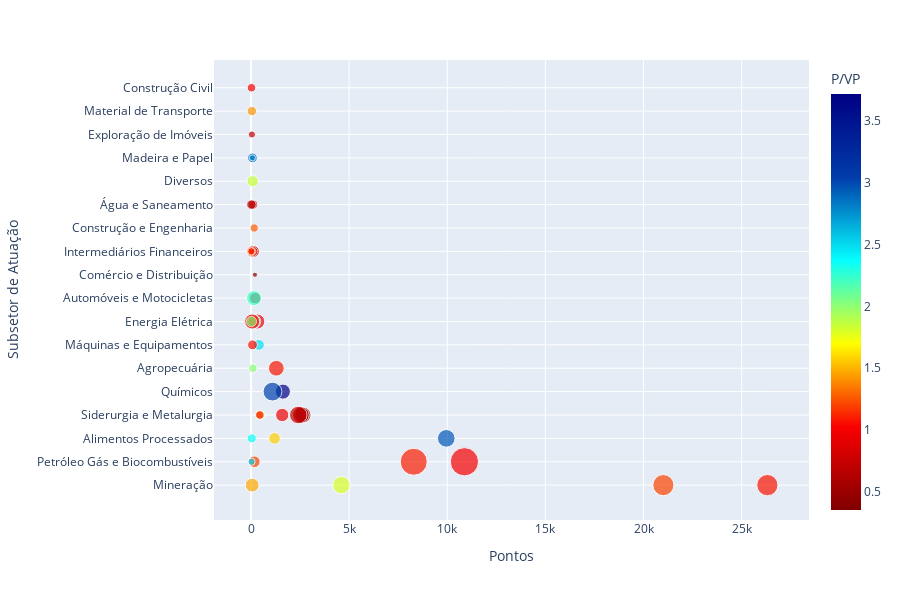

Notebook code for this chart:
### Code cell
fig = px.scatter(df_best_points, x='Pontos', y='Subsetor de Atuação', color="P/VP", height=600,
                 size="D.Y", hover_data=['Ativo', 'LPA', 'ROE', 'P/L', 'ROIC', 'P/VP'], 
                color_continuous_scale= px.colors.sequential.Jet_r)
fig.show()

### Figure 1 — Plotly figure (JSON) as saved in the notebook; plotly's stock layout.template omitted (floating-point values rounded to 4 significant figures; data arrays with more than 128 entries replaced by an {"elided": "..."} marker saying what was removed)
{"data": [{"customdata": {"elided": "50x6 mixed values"}, "hovertemplate": "Pontos=%{x}<br>Subsetor de Atuação=%{y}<br>D.Y=%{marker.size}<br>Ativo=%{customdata[0]}<br>LPA=%{customdata[1]}<br>ROE=%{customdata[2]}<br>P/L=%{customdata[3]}<br>ROIC=%{customdata[4]}<br>P/VP=%{marker.color}<extra></extra>", "legendgroup": "", "marker": {"color": [1.08, 1.2, 1.01, 2.95, 1.1, 1.8, 0.48, 0.5, 0.73, 3.72, 0.95, 1.08, 1.57, 3.03, 1.72, 1.01, 2.48, 0.92, 0.66, 0.35, 0.84, 1.2, 1.27, 2.23, 2.42, 2.06, 0.67, 1.19, 0.49, 1.87, 2.01, 1.85, 1.02, 1.32, 1.06, 2.86, 0.8, 2.83, 0.94, 1.47, 1.06, 0.68, 1.42, 2.35, 2.52, 0.98, 1.27, 2.02, 0.68, 1.1], "coloraxis": "coloraxis", "size": [32.56, 32.24, 57.71, 22.52, 52.6, 22.13, 19.29, 20.23, 22.14, 16.34, 12.67, 17.84, 9.83, 25.63, 6.29, 5.24, 8.59, 16.54, 9.47, 1.91, 6.91, 9.67, 4.94, 16.35, 15.96, 8.96, 6.47, 9.53, 10.86, 6.21, 5.31, 9.26, 6.17, 11.8, 6.95, 6.84, 4.77, 2.66, 16.52, 13.85, 8.47, 3.67, 6.4, 6.13, 3.81, 5.19, 5.62, 7.75, 6.45, 3.74], "sizemode": "area", "sizeref": 0.1443, "symbol": "circle"}, "mode": "markers", "name": "", "orientation": "h", "showlegend": false, "type": "scatter", "x": [26310.0, 21010.0, 10870.0, 9948.0, 8290.0, 4602.0, 2641.0, 2536.0, 2405.0, 1622.0, 1590.0, 1289.0, 1200.0, 1093.0, 467.1, 449.5, 402.5, 314.1, 208.4, 198.0, 194.5, 168.2, 161.6, 153.9, 115.4, 108.1, 102.9, 100.7, 97.47, 96.79, 92.79, 86.79, 84.01, 78.51, 75.54, 71.86, 70.33, 69.59, 60.14, 58.03, 57.43, 43.83, 43.2, 37.35, 28.17, 25.16, 23.64, 22.13, 19.69, 17.03], "xaxis": "x", "y": ["Mineração", "Mineração", "Petróleo Gás e Biocombustíveis", "Alimentos Processados", "Petróleo Gás e Biocombustíveis", "Mineração", "Siderurgia e Metalurgia", "Siderurgia e Metalurgia", "Siderurgia e Metalurgia", "Químicos", "Siderurgia e Metalurgia", "Agropecuária", "Alimentos Processados", "Químicos", "Siderurgia e Metalurgia", "Siderurgia e Metalurgia", "Máquinas e Equipamentos", "Energia Elétrica", "Automóveis e Motocicletas", "Comércio e Distribuição", "Intermediários Financeiros", "Petróleo Gás e Biocombustíveis", "Construção e Engenharia", "Automóveis e Motocicletas", "Energia Elétrica", "Energia Elétrica", "Água e Saneamento", "Energia Elétrica", "Intermediários Financeiros", "Energia Elétrica", "Agropecuária", "Diversos", "Energia Elétrica", "Energia Elétrica", "Máquinas e Equipamentos", "Madeira e Papel", "Energia Elétrica", "Madeira e Papel", "Energia Elétrica", "Mineração", "Intermediários Financeiros", "Exploração de Imóveis", "Material de Transporte", "Alimentos Processados", "Petróleo Gás e Biocombustíveis", "Construção Civil", "Intermediários Financeiros", "Energia Elétrica", "Água e Saneamento", "Intermediários Financeiros"], "yaxis": "y"}], "layout": {"coloraxis": {"colorbar": {"title": {"text": "P/VP"}}, "colorscale": [[0, "rgb(128,0,0)"], [0.2, "rgb(250,0,0)"], [0.4, "rgb(255,255,0)"], [0.6, "rgb(5,255,255)"], [0.8, "rgb(0,60,170)"], [1, "rgb(0,0,131)"]]}, "height": 600, "legend": {"itemsizing": "constant", "tracegroupgap": 0}, "margin": {"t": 60}, "xaxis": {"anchor": "y", "domain": [0, 1], "title": {"text": "Pontos"}}, "yaxis": {"anchor": "x", "domain": [0, 1], "title": {"text": "Subsetor de Atuação"}}}}
